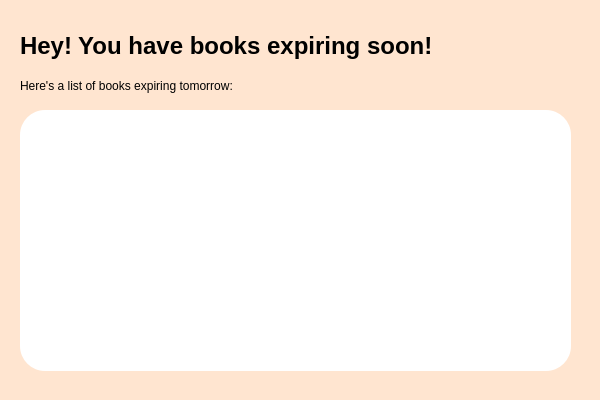
<?xml version="1.0" encoding="UTF-8"?>
<ui version="4.0">
 <class>OverdueNotification</class>
 <widget class="QDialog" name="OverdueNotification">
  <property name="geometry">
   <rect>
    <x>0</x>
    <y>0</y>
    <width>600</width>
    <height>400</height>
   </rect>
  </property>
  <property name="windowTitle">
   <string>Dialog</string>
  </property>
  <property name="styleSheet">
   <string notr="true">QDialog{
	background: #FFE5D0;
	font-family: Montserrat;
}

QLineEdit {
	border: 1px solid;
	border-radius: 15px;
	border-color: #e5e5e5;
	background-color: palette(base);
	padding: 0px 5px;
	font-size: 13px;
}

QPushButton {
	border-radius: 15px; 
	font-size: 13px;
	height: 31px; 
}</string>
  </property>
  <widget class="QLabel" name="pageTitle">
   <property name="geometry">
    <rect>
     <x>20</x>
     <y>20</y>
     <width>441</width>
     <height>51</height>
    </rect>
   </property>
   <property name="styleSheet">
    <string notr="true">QLabel{
	font-size: 24px;
	font-weight: bold;
}</string>
   </property>
   <property name="text">
    <string>Hey! You have books expiring soon!</string>
   </property>
  </widget>
  <widget class="QLabel" name="pageDesc">
   <property name="geometry">
    <rect>
     <x>20</x>
     <y>60</y>
     <width>511</width>
     <height>51</height>
    </rect>
   </property>
   <property name="text">
    <string>Here's a list of books expiring tomorrow:</string>
   </property>
  </widget>
  <widget class="QListWidget" name="listWidget">
   <property name="geometry">
    <rect>
     <x>20</x>
     <y>110</y>
     <width>551</width>
     <height>261</height>
    </rect>
   </property>
   <property name="styleSheet">
    <string notr="true">QListWidget{
	border-radius: 25px;
	background: rgb(255, 255, 255);
}</string>
   </property>
  </widget>
 </widget>
 <resources/>
 <connections/>
</ui>
